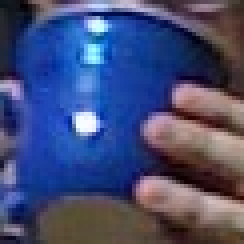
//> input picture Resources/BlueCup.jpg, 61 x 61 px (shown 4 times larger)
$ ./main ../../Resources/BlueCup.jpg   (built with g++ and OpenCV 4)
//> lines starting //> are read from the running program, lines starting //| are printed output that depends on the picture; after the words box and inside, x2 and y2 are one past the last pixel; in counts of white or black regions, pixels touching at a corner belong together
//
//  main.cpp
//  ContourPer
//
//  Created by chenjie on 2020/7/21.
//  Copyright © 2020 chenjie. All rights reserved.
//

#include <iostream>
#include <vector>
#include <opencv2/core.hpp>
#include <opencv2/highgui.hpp>
#include <opencv2/imgproc.hpp>

// 用于比较两个轮廓的结构体
struct AreaCmp {
public:
    // 构造函数
    AreaCmp(const std::vector<float>& _areas) : areas(&_areas) {}

    // 重载std::sort()函数需要使用到的运算符
    bool operator()(int a, int b) const {
        return (*areas)[a] > (*areas)[b];
    }

private:
    // 保存所有轮廓的区域
    const std::vector<float>* areas;
};


int main(int argc, const char * argv[]) {
    // 加载图片
    cv::Mat img = cv::imread(argv[1], cv::IMREAD_GRAYSCALE);
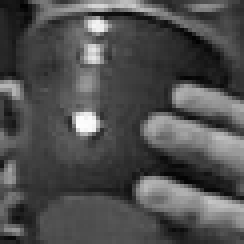
//> img: 61 rows x 61 cols, CV_8UC1 (shown 4 times larger); min 2, max 253, mean 78.6
    if (argc != 2 || img.empty()) {
        std::cout << "\nERROR: You need 2 parameters, you had " << argc << "\n" << std::endl;
        std::cout << "\nExample: Drawing Contours\nCall is:\n" << argv[0] << " <image>\n\n"
                  << "Example:\n" << argv[0] << " ../box.png\n" << std::endl;
        return -1;
    }

    // 查找图像中的边缘
    cv::Mat img_edge;
    cv::threshold(img, img_edge, 128, 255, cv::THRESH_BINARY);
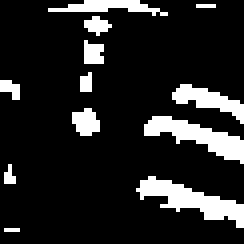
//> img_edge: 61 rows x 61 cols, CV_8UC1 (shown 4 times larger); 14.2% white; 12 white regions (5 under 20 px)
    cv::imshow("Image after threshold", img_edge);

    // 查找轮廓
    std::vector<std::vector<cv::Point>> contours;
    std::vector<cv::Vec4i> hierarchy;
    cv::findContours(img_edge, contours, hierarchy, cv::RETR_LIST, cv::CHAIN_APPROX_SIMPLE);
//> contours = 12 contours, 7 with area under 20; largest, box (x1, y1, x2, y2) and area: (34, 44, 61, 57) 104, (36, 29, 61, 41) 94, (43, 21, 61, 31) 54, (12, 0, 42, 4) 30, (18, 27, 25, 34) 26
    std::cout << "\n\nHit any key to draw the next contour, ESC to quit\n\n";
    std::cout << "Total Contours Detected: " << contours.size() << std::endl;
//| Total Contours Detected: 12

    // 根据轮廓的面积降序排序
    std::vector<int> sortIdx(contours.size());
    std::vector<float> areas(contours.size());
    for (int n = 0; n < (int)contours.size(); n++) {
        sortIdx[n] = n;
        areas[n] = cv::contourArea(contours[n], false);
    }
//> this loop made 12 passes
    std::sort(sortIdx.begin(), sortIdx.end(), AreaCmp(areas));
//> sortIdx = [1, 3, 5, 11, 4, 8, 9, 6, 7, 2, 0, 10]

    // 绘制单条轮廓
    cv::Mat img_color;
    for (int n = 0; n < (int)sortIdx.size(); n++) {
        int idx = sortIdx[n];
        cv::cvtColor(img, img_color, cv::COLOR_GRAY2BGR);
        // Try different values of max_level, and see what happens
        cv::drawContours(img_color, contours, idx,
                         cv::Scalar(0,0,255), 2, 8, hierarchy, 0);
        std::cout << "Contour #" << idx << ": area=" << areas[idx]
                  << ", nvertices=" << contours[idx].size() << std::endl;
        cv::imshow(argv[0], img_color);
        int key = cv::waitKey();
        // 如果输入ESC键，则退出循环
        if ((key & 255) == 27) {
            break;
        }
    }
//> this loop made 12 passes; the space key is pressed
//> idx on passes 1 to 12: 1, 3, 5, 11, 4, 8, 9, 6, 7, 2, 0, 10
//| Contour #1: area=104, nvertices=41
//| Contour #3: area=94.5, nvertices=32
//| Contour #5: area=54, nvertices=23
//| Contour #11: area=30, nvertices=20
//| Contour #4: area=26, nvertices=14
//| Contour #8: area=15.5, nvertices=8
//| Contour #9: area=13.5, nvertices=13
//| Contour #6: area=9, nvertices=9
//> (output is shown up to pass 8 of 12)
//> pass 1, `cv::imshow(argv[0], img_color);`:
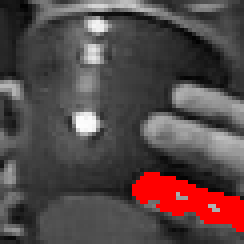
//> window './main': 61 rows x 61 cols, CV_8UC3 (shown 4 times larger); mean B, G, R 71.2, 71.2, 85.5
//> pass 2, `cv::imshow(argv[0], img_color);`:
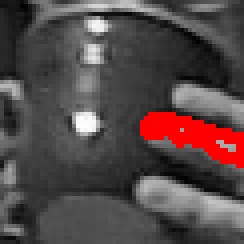
//> window './main': 61 rows x 61 cols, CV_8UC3 (shown 4 times larger); mean B, G, R 71.9, 71.9, 84.7
//> after the loop:
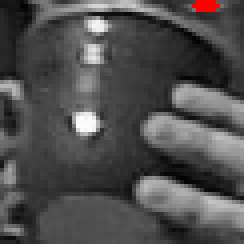
//> img_color: 61 rows x 61 cols, CV_8UC3 (shown 4 times larger); mean B, G, R 78.1, 78.1, 79.3

    std::cout << "Finished all contours\n";

    return 0;
}

$ run again, on Resources/HandOutdoorSunColor.jpg
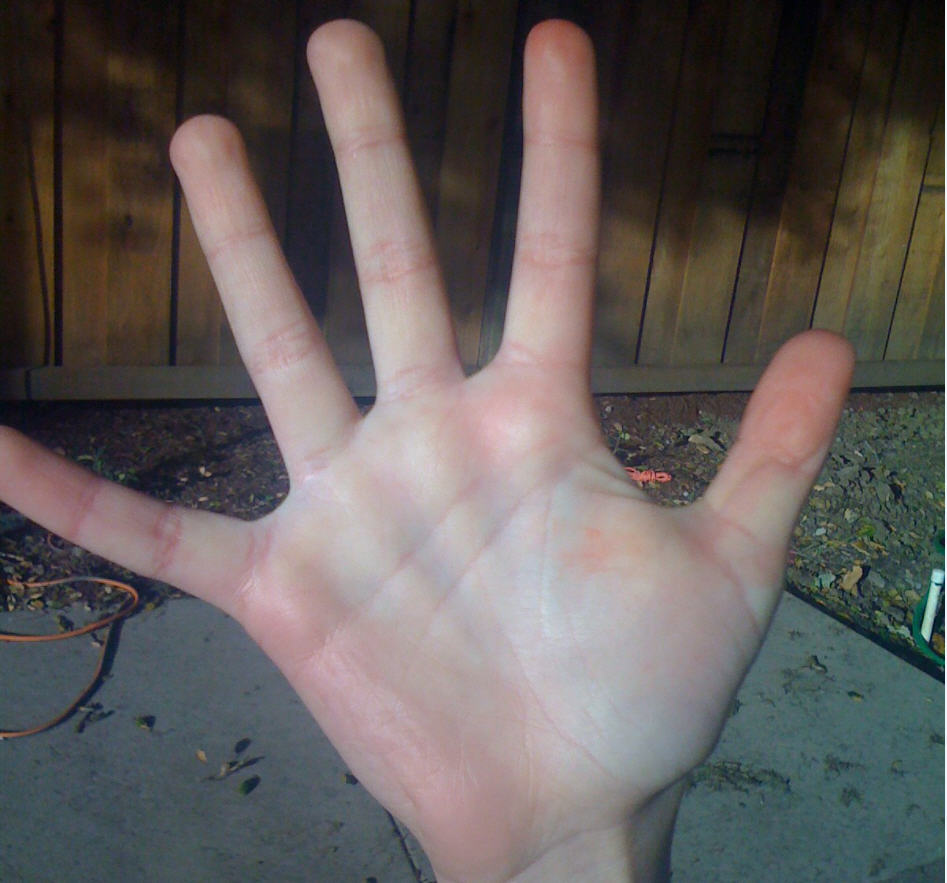
//> input picture Resources/HandOutdoorSunColor.jpg, 947 x 883 px
//> `cv::threshold(img, img_edge, 128, 255, cv::THRESH_BINARY);`:
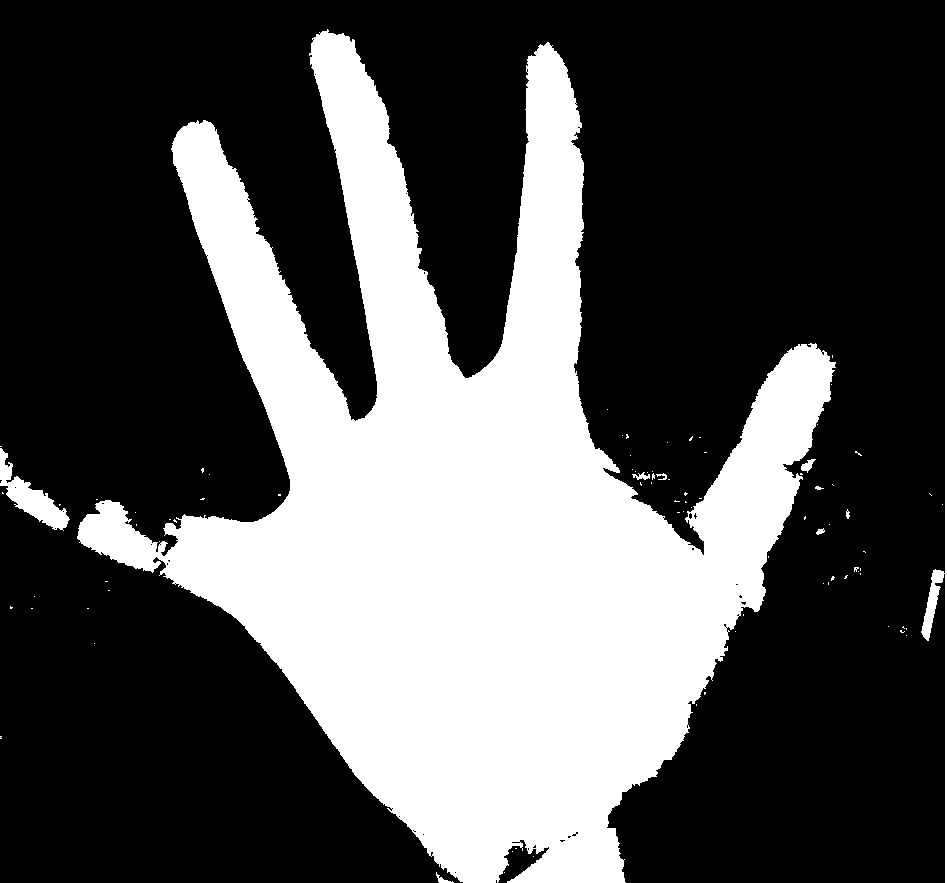
//> img_edge: 883 rows x 947 cols, CV_8UC1; 32.1% white; 87 white regions (77 under 20 px)
//> contours = 134 contours, 126 with area under 20; largest, box (x1, y1, x2, y2) and area: (77, 29, 836, 883) 261201, (0, 448, 70, 531) 1723, (921, 0, 947, 883) 1454, (801, 459, 816, 473) 80, (632, 472, 650, 480) 48, (436, 872, 454, 883) 40, (816, 528, 825, 535) 27, (688, 512, 693, 520) 20
//| Total Contours Detected: 134
//> the loop `for (int n = 0; n < (int)contours.size(); n++)` made 134 passes
//> after the loop `for (int n = 0; n < (int)contours.size(); n++)`: sortIdx = 134 values from 0 to 133; areas = 134 values, max 261201 at index 132, min 0 at index 0, mean 1977.2
//> `std::sort(sortIdx.begin(), sortIdx.end(), AreaCmp(areas));`: sortIdx = 134 values, max 133 at index 2, min 0 at index 101, mean 66.5
//> the loop `for (int n = 0; n < (int)sortIdx.size(); n++)` made 134 passes; the space key is pressed
//> idx on passes 1 to 8: 132, 111, 133, 107, 102, 2, 62, 71
//> (printed output is left out)
//> pass 2, `cv::imshow(argv[0], img_color);`:
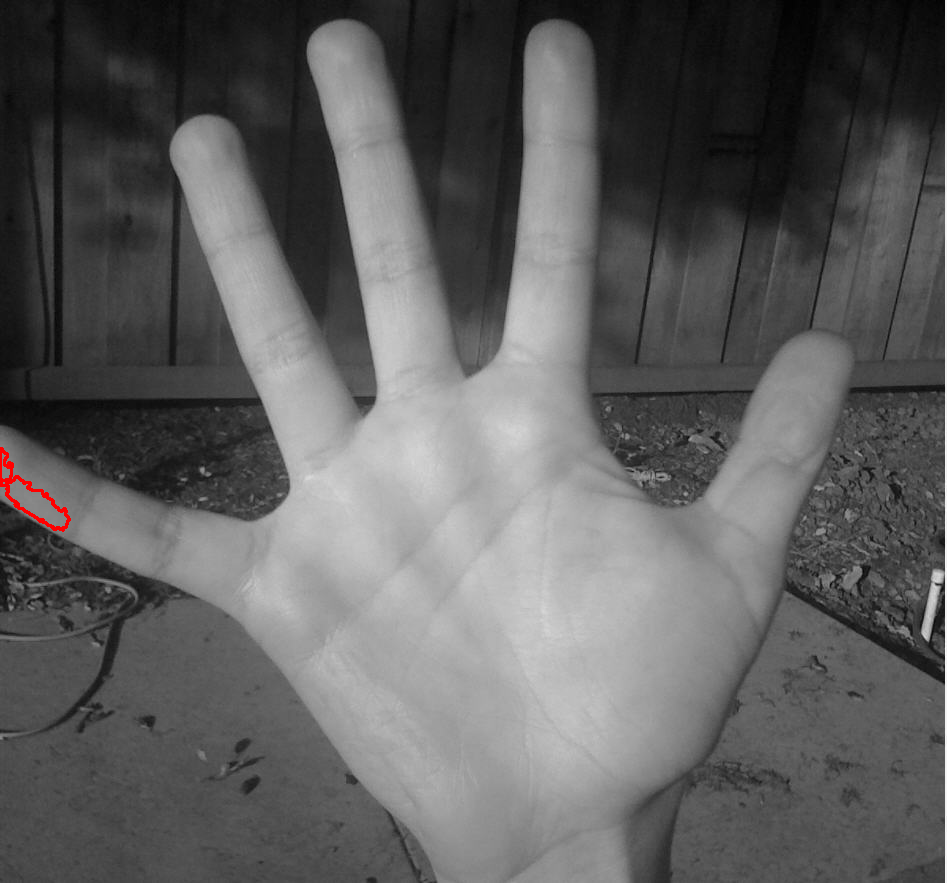
//> window './main': 883 rows x 947 cols, CV_8UC3; mean B, G, R 94.6, 94.6, 94.9

$ run again, on Resources/adrian.jpg
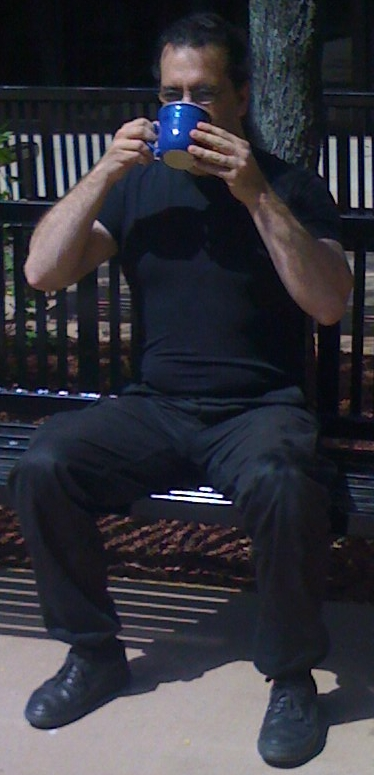
//> input picture Resources/adrian.jpg, 374 x 775 px
//> `cv::threshold(img, img_edge, 128, 255, cv::THRESH_BINARY);`:
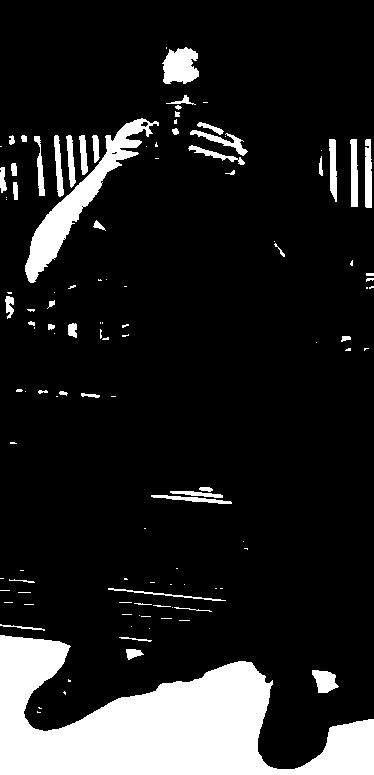
//> img_edge: 775 rows x 374 cols, CV_8UC1; 13.6% white; 117 white regions (67 under 20 px)
//> contours = 121 contours, 83 with area under 20; largest, box (x1, y1, x2, y2) and area: (0, 635, 374, 775) 26994, (25, 118, 159, 283) 3938, (162, 47, 199, 84) 952, (312, 670, 339, 693) 377, (350, 139, 358, 207) 376
//| Total Contours Detected: 121
//> the loop `for (int n = 0; n < (int)contours.size(); n++)` made 121 passes
//> after the loop `for (int n = 0; n < (int)contours.size(); n++)`: sortIdx = 121 values from 0 to 120; areas = 121 values, max 26994 at index 7, min 0 at index 8, mean 303
//> `std::sort(sortIdx.begin(), sortIdx.end(), AreaCmp(areas));`: sortIdx = 121 values, max 120 at index 98, min 0 at index 75, mean 60
//> the loop `for (int n = 0; n < (int)sortIdx.size(); n++)` made 121 passes; the space key is pressed
//> idx on passes 1 to 8: 7, 114, 119, 4, 99, 98, 100, 109
//> (printed output is left out)
//> pass 2, `cv::imshow(argv[0], img_color);`:
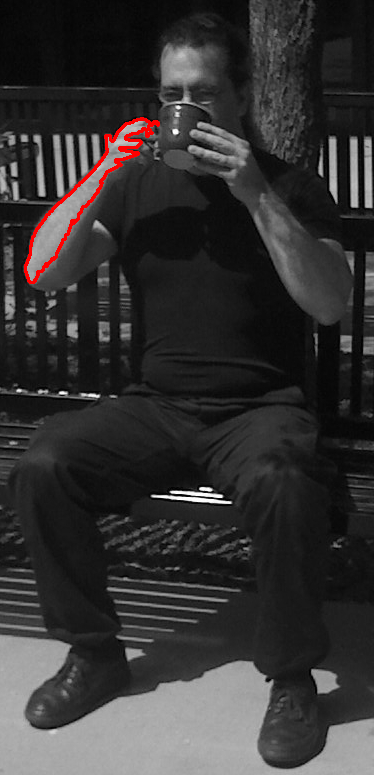
//> window './main': 775 rows x 374 cols, CV_8UC3; mean B, G, R 51, 51, 52.8
